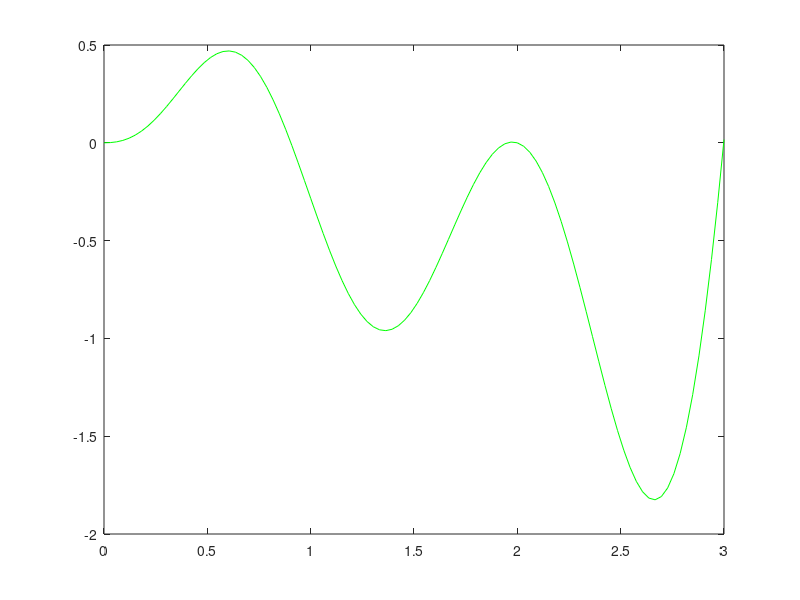

This chart was generated by the following MATLAB code: (Note: this script raises an error after producing the figure.)
x=linspace(0,3,100);
y=(2*x.^3-4*x.^2).*cos(3*x+2)./sqrt(3*x.^2-2*x+3);
figure;
plot(x,y,'- g');
ax=gca;
ax.XAxisLocation='origin';
ax.YAxisLocation='origin';

